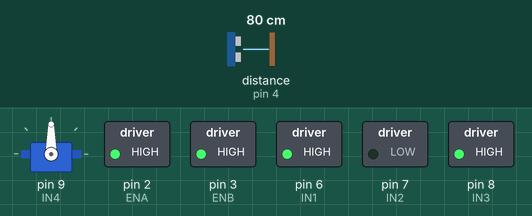
This sketch was run on a simulated Arduino Uno, built with avr-gcc and run on an emulated ATmega328P. Shown: servo, switched loads named in the sketch (green lamp = pin HIGH). Wiring (inferred from the names in the program): ultrasonic range finder: trigger pin 5; echo pin 4. The test bench sets the inputs (shaded band); at power-on: distance to the obstacle (sensor on pin 4) 80 cm. The echo pulse lasts 58.3 µs per cm; pins used as bus, display or sensor lines are not drawn.

Above: at 1.2 s.
1.3 s: distance to the obstacle (sensor on pin 4) set to 22 cm
2.8 s: distance to the obstacle (sensor on pin 4) set to 19 cm
At 4.2 s:
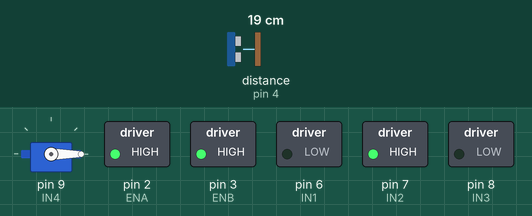
5.8 s: distance to the obstacle (sensor on pin 4) set to 35 cm
At 6.9 s:
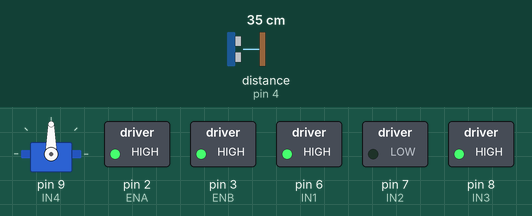
7.3 s: distance to the obstacle (sensor on pin 4) set to 2 cm
At 10.1 s:
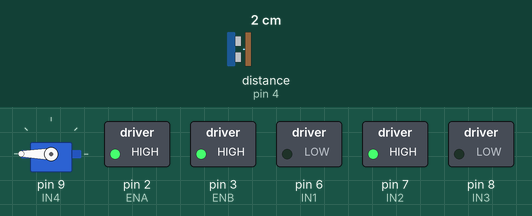
Timing chart, 0 to 11.3 s (numbered marks = the images above; inputs shaded):
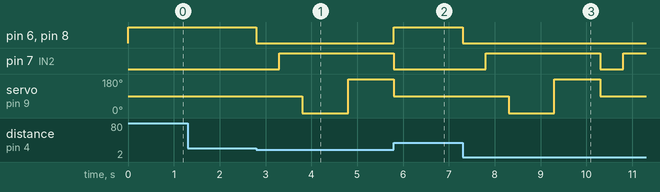

The sketch:

Robot_Car__with_L293D__servo_motor__utlrasonic_sensor.ino
```cpp
//Jose De Jesus Alarcon
// Robot car with Servo, L293D, 2 DC Motors, Ultrasonic Sensor
#include <Servo.h>

// Define the motor control pins for Motor A
const int ENA = 2;  // Enable Motor A (Connect to EN1 on L293D)
const int IN1 = 6;  // Input 1 (Connect to IN1 on L293D)
const int IN2 = 7;  // Input 2 (Connect to IN2 on L293D)

// Define the motor control pins for Motor B
const int ENB = 3;  // Enable Motor B (Connect to EN2 on L293D)
const int IN3 = 8;  // Input 3 (Connect to IN3 on L293D)
const int IN4 = 9;  // Input 4 (Connect to IN4 on L293D)

// Define the ultrasonic sensor pins
const int trigPin = 5;  // Ultrasonic sensor trigger pin
const int echoPin = 4;  // Ultrasonic sensor echo pin

// Define the servo motor
Servo servoMotor;

void setup() {
  // Set motor control pins as outputs
  pinMode(ENA, OUTPUT);
  pinMode(IN1, OUTPUT);
  pinMode(IN2, OUTPUT);
  pinMode(ENB, OUTPUT);
  pinMode(IN3, OUTPUT);
  pinMode(IN4, OUTPUT);

  // Initialize motor control pins
  digitalWrite(ENA, HIGH);  // Enable Motor A
  digitalWrite(ENB, HIGH);  // Enable Motor B

  // Initialize the servo motor
  servoMotor.attach(9);  // Connect servo control wire to D9

  // Initialize ultrasonic sensor pins
  pinMode(trigPin, OUTPUT);
  pinMode(echoPin, INPUT);

  // Serial communication for debugging
  Serial.begin(9600);
}

void loop() {
  // Measure distance using ultrasonic sensor
  long duration, cm;
  digitalWrite(trigPin, LOW);
  delayMicroseconds(2);
  digitalWrite(trigPin, HIGH);
  delayMicroseconds(10);
  digitalWrite(trigPin, LOW);
  duration = pulseIn(echoPin, HIGH);
  cm = duration / 58;  // Calculate distance in centimeters

  // Check if an obstacle is within 20cm
  if (cm < 20) {
    // Stop the robot
    stopRobot();
    delay(500);  // Pause for half a second

    // Reverse at a slower speed
    reverseRobot();
    delay(500);  // Pause for half a second

    // Look left and right to find a clearing
    servoMotor.write(0);  // Look left
    delay(1000);  // Wait for the servo to move
    servoMotor.write(180);  // Look right
    delay(1000);  // Wait for the servo to move
    servoMotor.write(90);  // Look forward

    // Continue moving forward
    moveForward();
  } else {
    // If no obstacle, continue moving forward
    moveForward();
  }
}

void moveForward() {
  digitalWrite(IN1, HIGH);
  digitalWrite(IN2, LOW);
  digitalWrite(IN3, HIGH);
  digitalWrite(IN4, LOW);
}

void stopRobot() {
  digitalWrite(IN1, LOW);
  digitalWrite(IN2, LOW);
  digitalWrite(IN3, LOW);
  digitalWrite(IN4, LOW);
}

void reverseRobot() {
  digitalWrite(IN1, LOW);
  digitalWrite(IN2, HIGH);
  digitalWrite(IN3, LOW);
  digitalWrite(IN4, HIGH);
}
```

Measured:
- the behaviour switches between 21 and 20 cm on distance to the obstacle (sensor on pin 4) (found by bisection; images 0 and 1)
- after the input at 1.3 s, every drawn part: stays the same
- after the input at 2.8 s, pin 6 (IN1), pin 8 (IN3): HIGH → LOW at once; pin 7 (IN2): LOW → HIGH after 0.50 s; servo on pin 9 (IN4): 90° → 0° after 1.0 s, → 180° 1.0 s later
- after the input at 5.8 s, pin 6 (IN1), pin 8 (IN3): LOW → HIGH at once; pin 7 (IN2): goes on until 5.8 s, then stays LOW; servo on pin 9 (IN4): goes on until 5.8 s, then stays 90°
- after the input at 7.3 s, pin 6 (IN1), pin 8 (IN3): HIGH → LOW at once; pin 7 (IN2): LOW → HIGH after 0.50 s, → LOW 2.5 s later, → HIGH 0.50 s later; servo on pin 9 (IN4): 90° → 0° after 1.0 s, → 180° 1.0 s later, → 90° 1.0 s later
